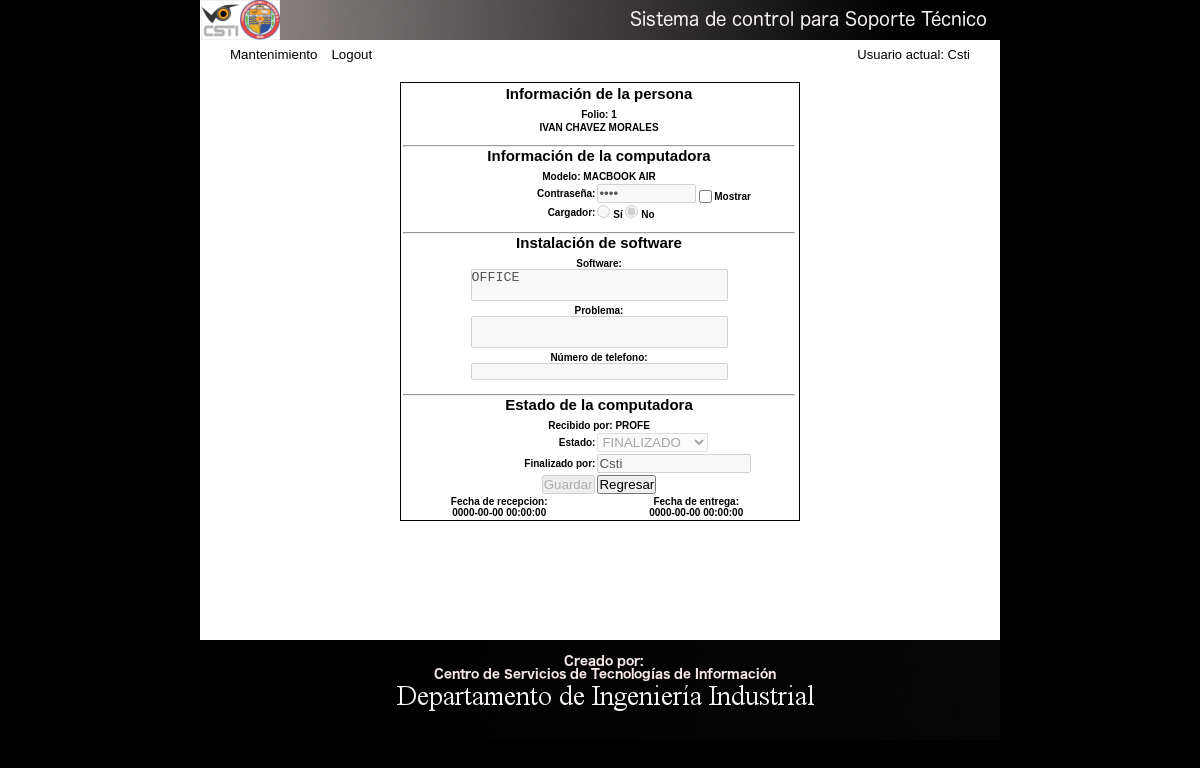
Screenshot of /mas_info.php?folio=1 (signed in) with the database file from the repository.
### tables this page shows
CREATE TABLE `info_persona` (
  `folio` int(11) NOT NULL AUTO_INCREMENT,
  `nombre` varchar(100) NOT NULL,
  `ap_paterno` varchar(50) NOT NULL,
  `ap_materno` varchar(50) NOT NULL,
  `modelo` varchar(100) NOT NULL,
  `pass` varchar(50) NOT NULL,
  `cargador` varchar(2) NOT NULL,
  `software` varchar(200) NOT NULL,
  `problema` varchar(200) NOT NULL,
  `recibido_por` varchar(100) NOT NULL,
  `estado` varchar(50) NOT NULL DEFAULT 'EN PROCESO',
  `finalizado_por` varchar(100) NOT NULL,
  `fecha_recepcion` datetime NOT NULL,
  `fecha_entrega` datetime NOT NULL,
  PRIMARY KEY (`folio`),
  UNIQUE KEY `folio_UNIQUE` (`folio`)
);

### mas_info.php (the view, shortened to what this page needs)
<!doctype html>
<?php
if (isset($_SESSION['usuario'])) {
  $visible = 'button';
} else {
  header("Location:login.php");
}
  $conn = new mysqli("localhost", "root", "1234", "sss_csti");
  $folio = $_GET["folio"];
  $sql = "select * from info_persona where folio=".$folio;
  $res = $conn->query($sql);
  while($rows = mysqli_fetch_array($res)) {
    $nombre = $rows[1];
    $ap_paterno = $rows[2];
    $ap_materno = $rows[3];
    $modelo = $rows[4];
    $pass = $rows[5];
    $cargador = $rows[6];
    $software = $rows[7];
    $problema = $rows[8];
    $recibido_por = $rows[9];
    $estado = $rows[10];
    $finalizado_por = $rows[11];
    $fecha_recepcion = $rows[12];
    $fecha_entrega = $rows[13];
    $cel = $rows[14];
  }
  if($finalizado_por==null){
    $finalizado_por=$_SESSION['usuario'];
  }
  $checked1 = ""; $checked2 = "";
  if($cargador === "SI") { $checked1 = "checked"; }
  else { $checked2 = "checked"; }
  $selected1 = ""; $selected2 = ""; $disabled = "readonly";
  if($estado === "EN PROCESO") { $selected1 = "selected"; }
  else { $selected2 = "selected"; $disabled = "disabled"; }
?>
<html lang="es">
  <head>
    <link rel="stylesheet" type="text/css" href="css/main.css">
    <link rel="stylesheet" type="text/css" href="css/info.css">
  </head>
  <body>
    <nav><img src="images/banner.png" /></nav>
    <main>
    <div id='top'>
      <div class="left">
        <input type='<?php echo $visible ?>' id='btnMantenimiento' class="boton over" name='btnMantenimiento' value='Mantenimiento' />
        <input type='<?php echo $visible ?>' id='btnLogout' class="boton over" name='btnLogout' value='Logout' />
      </div>
      <div class="right">
        <font face='Arial' size='2px'>Usuario actual: <?php echo $_SESSION['usuario'];?></font>
      </div>
    </div>
      <section id="top"></section>
      <section>
      <div id="div_center">
        <table id="info">
          <tr>
            <th colspan="2"><h2 class="titulos">Información de la persona</h2></th>
          </tr>
          <tr>
            <th colspan="2">Folio: <?php echo $folio; ?></th>
          </tr>
          <tr>
            <th colspan="2"><?php echo $nombre." ".$ap_paterno." ".$ap_materno; ?></th>
          </tr>
          <tr>
            <th colspan="2"><hr/><h2 class="titulos">Información de la computadora</h2></th>
          </tr>
          <tr>
            <th colspan="2">Modelo: <?php echo $modelo; ?></th>
          </tr>
          <tr>
            <th id="r-left">Contraseña:</th>
            <th id="r-right"><input id="pass" class="pass" type="password" name="pass" value="<?php echo $pass; ?>" disabled /> <input type="checkbox" id="show" class="btn-radio-char"/><label class="chk">Mostrar</label></th>
          </tr>
          <tr>
            <th id="r-left">Cargador:</th>
            <th id="r-right"><input type="radio" name="cargador" value="si" <?php echo $checked1; ?> disabled /> Sí <input type="radio" name="cargador" value="no" <?php echo $checked2; ?> disabled /> No</th>
          </tr>
          <tr>
            <th colspan="2"><hr/><h2 class="titulos">Instalación de software</h2></th>
          </tr>
          <tr>
            <th colspan="2">Software:<br/><textarea rows="2" cols="30" disabled style="resize:none"><?php echo $software; ?></textarea></th>
          </tr>
          <tr>
            <th colspan="2">Problema:<br/><textarea rows="2" cols="30" disabled style="resize:none"><?php echo $problema; ?></textarea></th>
          </tr>
          <tr>
            <th colspan="2">Número de telefono:<br/><textarea rows="1" cols="30" disabled style="resize:none"><?php echo $cel; ?></textarea></th>
          </tr>
          <tr>
            <th colspan="2"><hr/><h2 class="titulos">Estado de la computadora</h2></th>
          </tr>
          <tr>
            <th colspan="2">Recibido por: <?php echo $recibido_por; ?></th>
          </tr>
          <tr>
            <th id="r-left">Estado:</th>
            <th id="r-right">
              <select id="select_estado" <?php echo $disabled; ?>>
                <option <?php echo $selected2; ?>>FINALIZADO</option>
              </select>
            </th>
          </tr>
          <tr>
            <th id="r-left">Finalizado por:</th>
            <th id="r-right"><input id="finalizado_por" class="inputs" type="text" name="finalizado_por" value="<?php echo $finalizado_por; ?>" <?php echo $disabled; ?> /></th>
          </tr>
          <tr>
            <th colspan="2"><input id="btn_guardar_info" class="boton" type="button" name="btn_guardar_info" value="Guardar" <?php echo $disabled; ?> /> <input id="btn_regresar" class="boton" type="button" name="btn_regresar" value="Regresar" /> <input type="hidden" name="hidden_id" id="hidden_id" value="<?php echo $folio; ?>" /></th>
          </tr>
          <tr>
            <th id="l-fecha">Fecha de recepcion:<br/> <?php echo $fecha_recepcion; ?></th>
            <th id="r-fecha">Fecha de entrega:<br/> <?php echo $fecha_entrega; ?></th>
          </tr>
        </table>
      </div>
    </section>
    </main>
    <footer><img src="images/footer.png" /></footer>
  </body>
</html>

### css/main.css (style rules this page uses)
* { margin: 0px; padding: 0px; }
body { width: 800px; margin: auto; background-color: black; display: block; }
nav { display: block; width: 800px; height: 40px; background-color: white; }
main { display: inline-block; width: 800px; height: 600px; background-color: white; }
footer { width: 800px; height: 100px; background-color: gray; }
.boton { cursor: pointer; }
.left { float: left; }
.right { text-align: right; }
input#btnLogout,input#btnMantenimiento, input#btnSoftInst { padding: 0; border: none; background: white; margin-right: 10px; }
div#top { margin-top: 5px; margin-left: 30px; margin-right: 30px; margin-bottom: 5px; }
.inputs { width: 150px; }
.pass { width: 95px; }
.titulos { margin-bottom: 5px; }
.btn-radio-char, label { position: relative; margin-top: 2px; display: inline-block; vertical-align: middle; }
.chk { margin-left: 2px; }
hr { margin-top: 10px; }

### css/info.css (style rules this page uses)
section#top { width: 800px; height: 4px; background-color: white; }
div#div_center { width: 800px; height: 300px; margin-top: 10px; background-color: white; }
table#info { width: 400px; margin: 0 auto; border: 1px solid black; font-family: arial; font-size: 10px; }
th#r-left { width: 200px; text-align: right; }
th#r-right { width: 200px; text-align: left; }
th#l-fecha { text-align: center; }
th#r-fecha { text-align: center; }

### rows the page displays
info_persona: nombre "IVAN", ap_paterno "CHAVEZ", ap_materno "MORALES", modelo "MACBOOK AIR", software "OFFICE", recibido_por "PROFE", estado "FINALIZADO", fecha_recepcion "0000-00-00 00:00:00", fecha_entrega "0000-00-00 00:00:00"

### other values shown
$_SESSION['usuario'] "Csti"
$folio "1"
